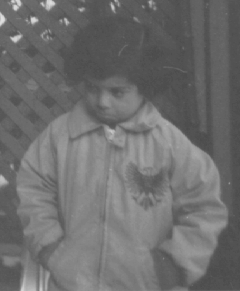
#> input picture Lab3-std/pout.tif, 240 x 291 px
$ jupyter execute Lab_Smoothing_STD.ipynb   (shell and % lines are left out)
#> lines starting #> are read from the running program, lines starting #| are printed output that depends on the picture
### Lab3-std/commonfunctions.py
import skimage.io as io
import matplotlib.pyplot as plt
import numpy as np
from skimage.exposure import histogram
from matplotlib.pyplot import bar
from skimage.color import rgb2gray, rgb2hsv

# Convolution:
from scipy.signal import convolve2d
from scipy import fftpack
import math

from skimage.util import random_noise
from skimage.filters import median
from skimage.feature import canny


# Edges
from skimage.filters import sobel_h, sobel, sobel_v, roberts, prewitt


# Show the figures / plots inside the notebook
def show_images(images, titles=None):
    # This function is used to show image(s) with titles by sending an array of images and an array of associated titles.
    # images[0] will be drawn with the title titles[0] if exists
    # You aren't required to understand this function, use it as-is.
    n_ims = len(images)
    if titles is None:
        titles = ["(%d)" % i for i in range(1, n_ims + 1)]
    fig = plt.figure()
    n = 1
    for image, title in zip(images, titles):
        a = fig.add_subplot(1, n_ims, n)
        if image.ndim == 2:
            plt.gray()
        plt.imshow(image)
        a.set_title(title)
        n += 1
    fig.set_size_inches(np.array(fig.get_size_inches()) * n_ims)  # type: ignore
    plt.show()


# [6 lines left out: function showHist, not called in this run]

### Lab3-std/Lab_Smoothing_STD.ipynb
# Lab 3
### Averaging Filters

http://scikit-image.org/docs/0.13.x/api/skimage.util.html#skimage.util.random_noise

http://scikit-image.org/docs/dev/api/skimage.filters.html#skimage.filters.median

http://scikit-image.org/docs/dev/api/skimage.filters.html#skimage.filters.gaussian

[cell 1]
from commonfunctions import *
import math
from skimage.filters import median, gaussian
from skimage.util import random_noise

[cell 2]
'''
(1) Your own median filter algorithm
'''
def median_filter_custom(image, window_size=3):
    output_image = np.zeros(image.shape)
    edge_x = window_size // 2
    edge_y = window_size // 2

    for i in range(edge_x, image.shape[0] - edge_x):
        for j in range(edge_y, image.shape[1] - edge_y):
            window = image[i-edge_x:i+edge_x+1, j-edge_y:j+edge_y+1]
            output_image[i, j] = np.median(window)

    return output_image

[cell 3]
'''
(2) skimage median filter
'''

image = io.imread('pout.tif')
#> image is the input picture: shape (291, 240); min 74, max 224, mean 110.3
image_salt_papper_noise = random_noise(image, mode='s&p', amount=0.05)
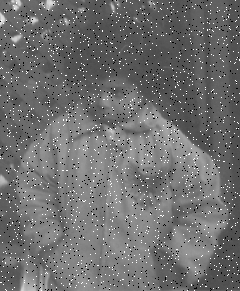
#> image_salt_papper_noise: shape (291, 240) float64; min 0, max 1, mean 0.437

median_filtered_custom_image = median_filter_custom(image_salt_papper_noise)
median_filtered_skimage_image = median(image_salt_papper_noise)

show_images([image, image_salt_papper_noise, median_filtered_custom_image, median_filtered_skimage_image], ['Original Image', 'Image with Noise', 'Custom Median Filtered Image', 'Skimage Median Filtered Image'])
#> in show_images, `n_ims = len(images)`: n_ims = 4
#> the loop in show_images, `for image, title in zip(images, titles):` made 4 passes
#> title on passes 1 to 4: 'Original Image', 'Image with Noise', 'Custom Median Filtered Image', 'Skimage Median Filtered Image'
#> after the loop in show_images, `for image, title in zip(images, titles):`: n = 5
#> in show_images, `plt.show()`:
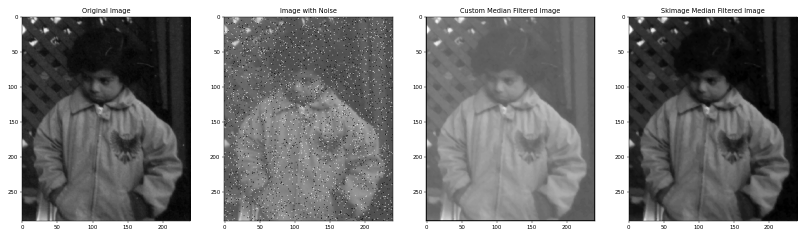
#> figure drawn by matplotlib, 4 panels

[cell 4]
'''
(3) Gaussion Filters
'''
gaussian_8 = gaussian(image_salt_papper_noise, sigma=8)
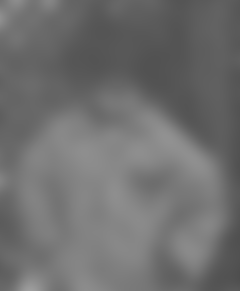
#> gaussian_8: shape (291, 240) float64; min 0.308, max 0.619, mean 0.437
gaussian_3 = gaussian(image_salt_papper_noise, sigma=3)
gaussian_02 = gaussian(image_salt_papper_noise, sigma=0.2)
show_images([image_salt_papper_noise, gaussian_8, gaussian_3, gaussian_02],
            ['Noisy', 'Gaussian sigma=8', 'Gaussian sigma=3', 'Gaussian sigma=0.2'])
#> the loop in show_images (call 2), `for image, title in zip(images, titles):` made 4 passes
#> title on passes 1 to 4: 'Noisy', 'Gaussian sigma=8', 'Gaussian sigma=3', 'Gaussian sigma=0.2'
#> in show_images (call 2), `plt.show()`:
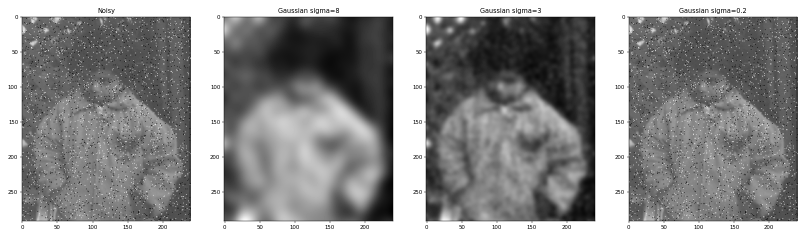
#> figure drawn by matplotlib, 4 panels

gaussian_2 =  gaussian(image_salt_papper_noise, sigma=2)
gaussian_1 =  gaussian(image_salt_papper_noise, sigma=1)
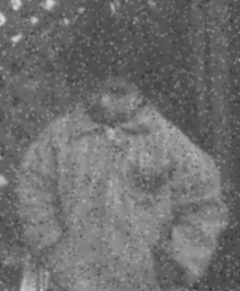
#> gaussian_1: shape (291, 240) float64; min 0.201, max 0.863, mean 0.437
gaussian_05 =  gaussian(image_salt_papper_noise, sigma=0.5)
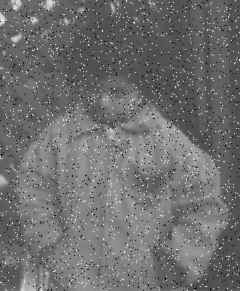
#> gaussian_05: shape (291, 240) float64; min 0.0656, max 0.932, mean 0.437

show_images([gaussian_2, gaussian_1, gaussian_05], ['Gaussian Sigma=2', 'Gaussian Sigma=1', 'Gaussian Sigma=0.5'])

gaussian_23 =  gaussian(image_salt_papper_noise, sigma=2.3)
gaussian_25 =  gaussian(image_salt_papper_noise, sigma=2.5)
gaussian_27 =  gaussian(image_salt_papper_noise, sigma=2.7)

show_images([gaussian_23, gaussian_25, gaussian_27], ['Gaussian Sigma=2.3', 'Gaussian Sigma=2.5', 'Gaussian Sigma=2.7'])
#At sigma = 2.5, the noise was reduced effectively without blurring important image details.
#In contrast, a large sigma value (8) caused excessive blurring and loss of details,
#while a small sigma value (0.2) did not remove the noise sufficiently
